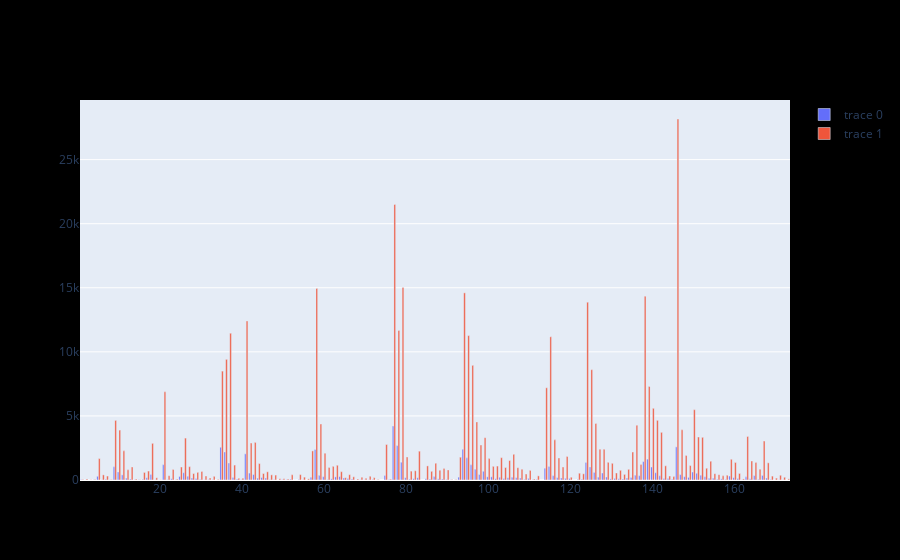

Here is the notebook cell this chart was saved with:
### Code cell
import pandas as pd
import plotly.graph_objects as go
download_url = (
       "https://raw.githubusercontent.com/fivethirtyeight/"
        "data/master/college-majors/recent-grads.csv"
    )
df = pd.read_csv(download_url)
fig = go.Figure([go.Bar(x=df["Rank"], y=df["Sample_size"])])
fig.add_trace(go.Bar(x=df["Rank"], y=df["Unemployed"]))
fig.update_layout(paper_bgcolor = 'black')
    #Use add_trace and legends and change the background color
#fig.update_layout(barmode='group')
fig.show()

### Figure 1 — Plotly figure (JSON) as saved in the notebook; plotly's stock layout.template omitted (floating-point values rounded to 4 significant figures; data arrays with more than 128 entries replaced by an {"elided": "..."} marker saying what was removed)
{"data": [{"type": "bar", "x": {"elided": "173 int values"}, "y": {"elided": "173 int values"}}, {"type": "bar", "x": {"elided": "173 int values"}, "y": {"elided": "173 int values"}}], "layout": {"paper_bgcolor": "black"}}
